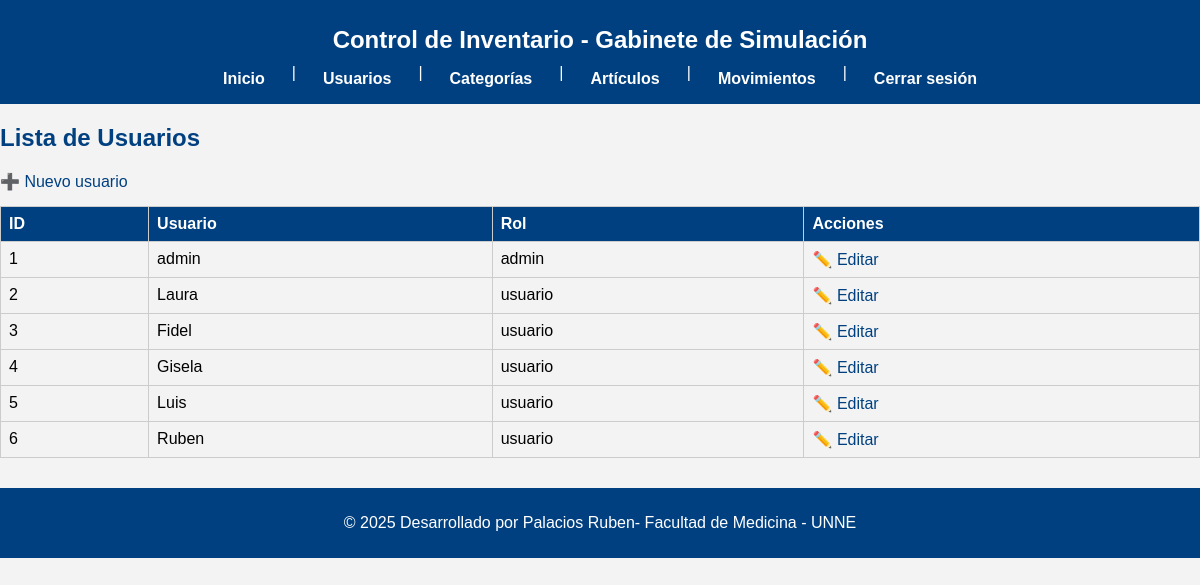
The page /usuarios/lista.php (signed in) on the database its author committed.
### tables this page shows
CREATE TABLE `usuarios` (
  `id` int NOT NULL,
  `usuario` varchar(255) NOT NULL,
  `password` varchar(255) NOT NULL,
  `rol` enum('admin','usuario') DEFAULT NULL
);

### usuarios/lista.php (the view, shortened to what this page needs)
<?php
require_once '../database.php';
require_once '../header.php';
$stmt = $pdo->query("SELECT * FROM usuarios");
$usuarios = $stmt->fetchAll();
?>
<h2>Lista de Usuarios</h2>
<a href="nuevo.php">➕ Nuevo usuario</a>
<table border="1">
    <tr>
        <th>ID</th>
        <th>Usuario</th>
        <th>Rol</th>
        <th>Acciones</th>
    </tr>
    <?php foreach ($usuarios as $u): ?>
        <tr>
            <td><?= $u['id'] ?></td>
            <td><?= htmlspecialchars($u['usuario']) ?></td>
            <td><?= $u['rol'] ?></td>
            <td>
                <a href="editar.php?id=<?= $u['id'] ?>">✏️ Editar</a>
            </td>
        </tr>
    <?php endforeach; ?>
</table>
<?php include '../footer.php'; ?>

### css/styles.css (style rules this page uses)
body { font-family: Arial, sans-serif; background-color: #f3f3f3; margin: 0; padding: 0; }
h1, h2, h3 { color: #004080; }
table { width: 100%; border-collapse: collapse; margin-top: 15px; }
table th, table td { border: 1px solid #ccc; padding: 8px; text-align: left; }
table th { background-color: #004080; color: white; }
a { color: #004080; text-decoration: none; }

### rows shown on the page
usuarios: id "1", usuario "admin", rol "admin"
usuarios: id "2", usuario "Laura", rol "usuario"
usuarios: id "3", usuario "Fidel", rol "usuario"
usuarios: id "4", usuario "Gisela", rol "usuario"
usuarios: id "5", usuario "Luis", rol "usuario"
usuarios: id "6", usuario "Ruben", rol "usuario"
